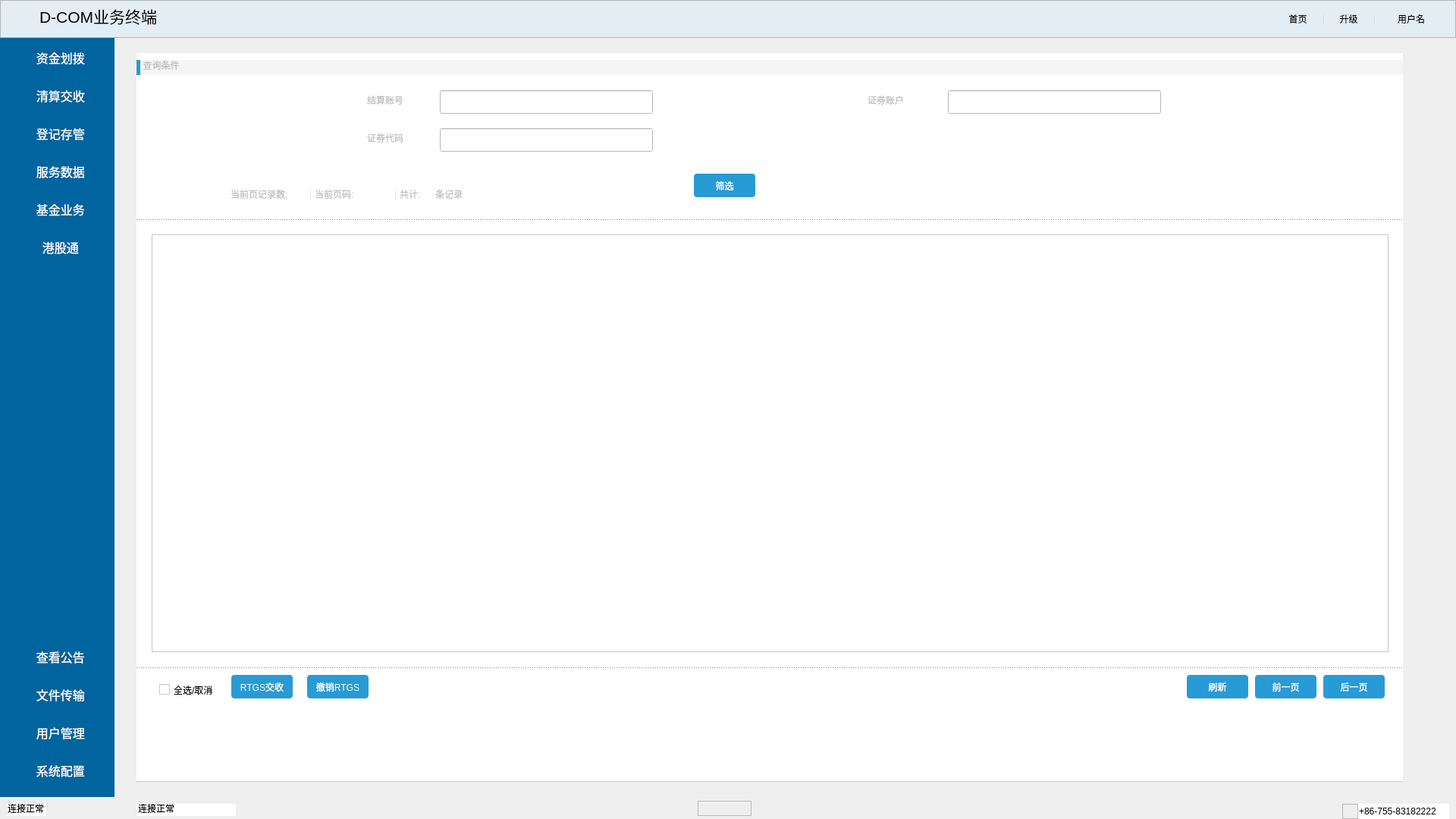
<?xml version="1.0" encoding="UTF-8"?>
<ui version="4.0">
 <class>RTGSEntryQuery</class>
 <widget class="QWidget" name="RTGSEntryQuery">
  <property name="geometry">
   <rect>
    <x>0</x>
    <y>0</y>
    <width>1920</width>
    <height>1080</height>
   </rect>
  </property>
  <property name="windowTitle">
   <string>Form</string>
  </property>
  <widget class="QFrame" name="frame">
   <property name="geometry">
    <rect>
     <x>920</x>
     <y>1056</y>
     <width>71</width>
     <height>20</height>
    </rect>
   </property>
   <property name="styleSheet">
    <string notr="true">image: url(:/Image/CSDClogo.png);</string>
   </property>
   <property name="frameShape">
    <enum>QFrame::StyledPanel</enum>
   </property>
   <property name="frameShadow">
    <enum>QFrame::Raised</enum>
   </property>
  </widget>
  <widget class="QSplitter" name="splitter">
   <property name="geometry">
    <rect>
     <x>1680</x>
     <y>10</y>
     <width>228</width>
     <height>30</height>
    </rect>
   </property>
   <property name="styleSheet">
    <string notr="true">border-style: none;
background-color: rgb(228, 237, 243);</string>
   </property>
   <property name="orientation">
    <enum>Qt::Horizontal</enum>
   </property>
   <widget class="QPushButton" name="pushButton">
    <property name="styleSheet">
     <string notr="true">border-style: none;
background-color: rgb(228, 237, 243);</string>
    </property>
    <property name="text">
     <string>首页</string>
    </property>
    <property name="icon">
     <iconset resource="res.qrc">
      <normaloff>:/Image/homePage.png</normaloff>:/Image/homePage.png</iconset>
    </property>
    <property name="iconSize">
     <size>
      <width>30</width>
      <height>30</height>
     </size>
    </property>
    <property name="autoDefault">
     <bool>false</bool>
    </property>
    <property name="default">
     <bool>false</bool>
    </property>
    <property name="flat">
     <bool>false</bool>
    </property>
   </widget>
   <widget class="QPushButton" name="pushButton_2">
    <property name="styleSheet">
     <string notr="true">border-style: none;
background-color: rgb(228, 237, 243);</string>
    </property>
    <property name="text">
     <string>升级</string>
    </property>
    <property name="icon">
     <iconset resource="res.qrc">
      <normaloff>:/Image/upgrade.png</normaloff>:/Image/upgrade.png</iconset>
    </property>
    <property name="iconSize">
     <size>
      <width>30</width>
      <height>30</height>
     </size>
    </property>
   </widget>
   <widget class="QPushButton" name="pushButton_3">
    <property name="styleSheet">
     <string notr="true">border-style: none;
background-color: rgb(228, 237, 243);</string>
    </property>
    <property name="text">
     <string>用户名</string>
    </property>
    <property name="icon">
     <iconset resource="res.qrc">
      <normaloff>:/Image/user.png</normaloff>:/Image/user.png</iconset>
    </property>
    <property name="iconSize">
     <size>
      <width>30</width>
      <height>30</height>
     </size>
    </property>
   </widget>
  </widget>
  <widget class="QWidget" name="widget" native="true">
   <property name="geometry">
    <rect>
     <x>0</x>
     <y>50</y>
     <width>1921</width>
     <height>1001</height>
    </rect>
   </property>
   <widget class="QWidget" name="widget_2" native="true">
    <property name="geometry">
     <rect>
      <x>0</x>
      <y>0</y>
      <width>151</width>
      <height>1001</height>
     </rect>
    </property>
    <property name="styleSheet">
     <string notr="true">background-color: rgb(0, 100, 158);</string>
    </property>
    <widget class="QToolButton" name="toolButton">
     <property name="geometry">
      <rect>
       <x>0</x>
       <y>60</y>
       <width>151</width>
       <height>31</height>
      </rect>
     </property>
     <property name="styleSheet">
      <string notr="true">color: rgb(255, 255, 255);
border-style: flat;
background: transparent;
font-size: 16px;
</string>
     </property>
     <property name="text">
      <string>  清算交收</string>
     </property>
     <property name="icon">
      <iconset resource="res.qrc">
       <normaloff>:/Image/set.png</normaloff>:/Image/set.png</iconset>
     </property>
     <property name="iconSize">
      <size>
       <width>20</width>
       <height>20</height>
      </size>
     </property>
     <property name="toolButtonStyle">
      <enum>Qt::ToolButtonTextBesideIcon</enum>
     </property>
    </widget>
    <widget class="QToolButton" name="toolButton_2">
     <property name="geometry">
      <rect>
       <x>0</x>
       <y>110</y>
       <width>151</width>
       <height>31</height>
      </rect>
     </property>
     <property name="styleSheet">
      <string notr="true">color: rgb(255, 255, 255);
border-style: flat;
background: transparent;
font-size: 16px;
</string>
     </property>
     <property name="text">
      <string>  登记存管</string>
     </property>
     <property name="icon">
      <iconset resource="res.qrc">
       <normaloff>:/Image/control.png</normaloff>:/Image/control.png</iconset>
     </property>
     <property name="iconSize">
      <size>
       <width>20</width>
       <height>20</height>
      </size>
     </property>
     <property name="toolButtonStyle">
      <enum>Qt::ToolButtonTextBesideIcon</enum>
     </property>
    </widget>
    <widget class="QToolButton" name="toolButton_3">
     <property name="enabled">
      <bool>true</bool>
     </property>
     <property name="geometry">
      <rect>
       <x>0</x>
       <y>160</y>
       <width>151</width>
       <height>31</height>
      </rect>
     </property>
     <property name="sizePolicy">
      <sizepolicy hsizetype="Fixed" vsizetype="Fixed">
       <horstretch>0</horstretch>
       <verstretch>0</verstretch>
      </sizepolicy>
     </property>
     <property name="mouseTracking">
      <bool>false</bool>
     </property>
     <property name="focusPolicy">
      <enum>Qt::TabFocus</enum>
     </property>
     <property name="contextMenuPolicy">
      <enum>Qt::DefaultContextMenu</enum>
     </property>
     <property name="acceptDrops">
      <bool>false</bool>
     </property>
     <property name="autoFillBackground">
      <bool>false</bool>
     </property>
     <property name="styleSheet">
      <string notr="true">color: rgb(255, 255, 255);
border-style: flat;
background: transparent;
font-size: 16px;
</string>
     </property>
     <property name="text">
      <string>  服务数据</string>
     </property>
     <property name="icon">
      <iconset resource="res.qrc">
       <normaloff>:/Image/data.png</normaloff>:/Image/data.png</iconset>
     </property>
     <property name="iconSize">
      <size>
       <width>20</width>
       <height>20</height>
      </size>
     </property>
     <property name="checkable">
      <bool>false</bool>
     </property>
     <property name="autoRepeat">
      <bool>false</bool>
     </property>
     <property name="autoExclusive">
      <bool>false</bool>
     </property>
     <property name="autoRepeatDelay">
      <number>300</number>
     </property>
     <property name="toolButtonStyle">
      <enum>Qt::ToolButtonTextBesideIcon</enum>
     </property>
     <property name="autoRaise">
      <bool>false</bool>
     </property>
     <property name="arrowType">
      <enum>Qt::NoArrow</enum>
     </property>
    </widget>
    <widget class="QToolButton" name="toolButton_4">
     <property name="geometry">
      <rect>
       <x>0</x>
       <y>10</y>
       <width>151</width>
       <height>31</height>
      </rect>
     </property>
     <property name="layoutDirection">
      <enum>Qt::LeftToRight</enum>
     </property>
     <property name="styleSheet">
      <string notr="true">color: rgb(255, 255, 255);
border-style: flat;
background: transparent;
font-size: 16px;
</string>
     </property>
     <property name="text">
      <string>  资金划拨</string>
     </property>
     <property name="icon">
      <iconset resource="res.qrc">
       <normaloff>:/Image/fund.png</normaloff>:/Image/fund.png</iconset>
     </property>
     <property name="iconSize">
      <size>
       <width>20</width>
       <height>20</height>
      </size>
     </property>
     <property name="popupMode">
      <enum>QToolButton::DelayedPopup</enum>
     </property>
     <property name="toolButtonStyle">
      <enum>Qt::ToolButtonTextBesideIcon</enum>
     </property>
    </widget>
    <widget class="QToolButton" name="toolButton_5">
     <property name="enabled">
      <bool>true</bool>
     </property>
     <property name="geometry">
      <rect>
       <x>0</x>
       <y>210</y>
       <width>151</width>
       <height>31</height>
      </rect>
     </property>
     <property name="sizePolicy">
      <sizepolicy hsizetype="Fixed" vsizetype="Fixed">
       <horstretch>0</horstretch>
       <verstretch>0</verstretch>
      </sizepolicy>
     </property>
     <property name="mouseTracking">
      <bool>false</bool>
     </property>
     <property name="focusPolicy">
      <enum>Qt::TabFocus</enum>
     </property>
     <property name="contextMenuPolicy">
      <enum>Qt::DefaultContextMenu</enum>
     </property>
     <property name="acceptDrops">
      <bool>false</bool>
     </property>
     <property name="autoFillBackground">
      <bool>false</bool>
     </property>
     <property name="styleSheet">
      <string notr="true">color: rgb(255, 255, 255);
border-style: flat;
background: transparent;
font-size: 16px;
</string>
     </property>
     <property name="text">
      <string>  基金业务</string>
     </property>
     <property name="icon">
      <iconset resource="res.qrc">
       <normaloff>:/Image/fs.png</normaloff>:/Image/fs.png</iconset>
     </property>
     <property name="iconSize">
      <size>
       <width>20</width>
       <height>20</height>
      </size>
     </property>
     <property name="checkable">
      <bool>false</bool>
     </property>
     <property name="autoRepeat">
      <bool>false</bool>
     </property>
     <property name="autoExclusive">
      <bool>false</bool>
     </property>
     <property name="autoRepeatDelay">
      <number>300</number>
     </property>
     <property name="toolButtonStyle">
      <enum>Qt::ToolButtonTextBesideIcon</enum>
     </property>
     <property name="autoRaise">
      <bool>false</bool>
     </property>
     <property name="arrowType">
      <enum>Qt::NoArrow</enum>
     </property>
    </widget>
    <widget class="QToolButton" name="toolButton_6">
     <property name="enabled">
      <bool>true</bool>
     </property>
     <property name="geometry">
      <rect>
       <x>0</x>
       <y>260</y>
       <width>151</width>
       <height>31</height>
      </rect>
     </property>
     <property name="sizePolicy">
      <sizepolicy hsizetype="Fixed" vsizetype="Fixed">
       <horstretch>0</horstretch>
       <verstretch>0</verstretch>
      </sizepolicy>
     </property>
     <property name="mouseTracking">
      <bool>false</bool>
     </property>
     <property name="focusPolicy">
      <enum>Qt::TabFocus</enum>
     </property>
     <property name="contextMenuPolicy">
      <enum>Qt::DefaultContextMenu</enum>
     </property>
     <property name="acceptDrops">
      <bool>false</bool>
     </property>
     <property name="autoFillBackground">
      <bool>false</bool>
     </property>
     <property name="styleSheet">
      <string notr="true">color: rgb(255, 255, 255);
border-style: flat;
background: transparent;
font-size: 16px;
</string>
     </property>
     <property name="text">
      <string>  港股通</string>
     </property>
     <property name="icon">
      <iconset resource="res.qrc">
       <normaloff>:/Image/ai.png</normaloff>:/Image/ai.png</iconset>
     </property>
     <property name="iconSize">
      <size>
       <width>20</width>
       <height>20</height>
      </size>
     </property>
     <property name="checkable">
      <bool>false</bool>
     </property>
     <property name="autoRepeat">
      <bool>false</bool>
     </property>
     <property name="autoExclusive">
      <bool>false</bool>
     </property>
     <property name="autoRepeatDelay">
      <number>300</number>
     </property>
     <property name="toolButtonStyle">
      <enum>Qt::ToolButtonTextBesideIcon</enum>
     </property>
     <property name="autoRaise">
      <bool>false</bool>
     </property>
     <property name="arrowType">
      <enum>Qt::NoArrow</enum>
     </property>
    </widget>
    <widget class="QToolButton" name="toolButton_7">
     <property name="enabled">
      <bool>true</bool>
     </property>
     <property name="geometry">
      <rect>
       <x>0</x>
       <y>800</y>
       <width>151</width>
       <height>31</height>
      </rect>
     </property>
     <property name="sizePolicy">
      <sizepolicy hsizetype="Fixed" vsizetype="Fixed">
       <horstretch>0</horstretch>
       <verstretch>0</verstretch>
      </sizepolicy>
     </property>
     <property name="mouseTracking">
      <bool>false</bool>
     </property>
     <property name="focusPolicy">
      <enum>Qt::TabFocus</enum>
     </property>
     <property name="contextMenuPolicy">
      <enum>Qt::DefaultContextMenu</enum>
     </property>
     <property name="acceptDrops">
      <bool>false</bool>
     </property>
     <property name="autoFillBackground">
      <bool>false</bool>
     </property>
     <property name="styleSheet">
      <string notr="true">color: rgb(255, 255, 255);
border-style: flat;
background: transparent;
font-size: 16px;
</string>
     </property>
     <property name="text">
      <string>  查看公告</string>
     </property>
     <property name="icon">
      <iconset resource="res.qrc">
       <normaloff>:/Image/check.png</normaloff>:/Image/check.png</iconset>
     </property>
     <property name="iconSize">
      <size>
       <width>20</width>
       <height>20</height>
      </size>
     </property>
     <property name="checkable">
      <bool>false</bool>
     </property>
     <property name="autoRepeat">
      <bool>false</bool>
     </property>
     <property name="autoExclusive">
      <bool>false</bool>
     </property>
     <property name="autoRepeatDelay">
      <number>300</number>
     </property>
     <property name="toolButtonStyle">
      <enum>Qt::ToolButtonTextBesideIcon</enum>
     </property>
     <property name="autoRaise">
      <bool>false</bool>
     </property>
     <property name="arrowType">
      <enum>Qt::NoArrow</enum>
     </property>
    </widget>
    <widget class="QToolButton" name="toolButton_8">
     <property name="enabled">
      <bool>true</bool>
     </property>
     <property name="geometry">
      <rect>
       <x>0</x>
       <y>850</y>
       <width>151</width>
       <height>31</height>
      </rect>
     </property>
     <property name="sizePolicy">
      <sizepolicy hsizetype="Fixed" vsizetype="Fixed">
       <horstretch>0</horstretch>
       <verstretch>0</verstretch>
      </sizepolicy>
     </property>
     <property name="mouseTracking">
      <bool>false</bool>
     </property>
     <property name="focusPolicy">
      <enum>Qt::TabFocus</enum>
     </property>
     <property name="contextMenuPolicy">
      <enum>Qt::DefaultContextMenu</enum>
     </property>
     <property name="acceptDrops">
      <bool>false</bool>
     </property>
     <property name="autoFillBackground">
      <bool>false</bool>
     </property>
     <property name="styleSheet">
      <string notr="true">color: rgb(255, 255, 255);
border-style: flat;
background: transparent;
font-size: 16px;
</string>
     </property>
     <property name="text">
      <string>  文件传输</string>
     </property>
     <property name="icon">
      <iconset resource="res.qrc">
       <normaloff>:/Image/folder.png</normaloff>:/Image/folder.png</iconset>
     </property>
     <property name="iconSize">
      <size>
       <width>20</width>
       <height>20</height>
      </size>
     </property>
     <property name="checkable">
      <bool>false</bool>
     </property>
     <property name="autoRepeat">
      <bool>false</bool>
     </property>
     <property name="autoExclusive">
      <bool>false</bool>
     </property>
     <property name="autoRepeatDelay">
      <number>300</number>
     </property>
     <property name="toolButtonStyle">
      <enum>Qt::ToolButtonTextBesideIcon</enum>
     </property>
     <property name="autoRaise">
      <bool>false</bool>
     </property>
     <property name="arrowType">
      <enum>Qt::NoArrow</enum>
     </property>
    </widget>
    <widget class="QToolButton" name="toolButton_9">
     <property name="enabled">
      <bool>true</bool>
     </property>
     <property name="geometry">
      <rect>
       <x>0</x>
       <y>900</y>
       <width>151</width>
       <height>31</height>
      </rect>
     </property>
     <property name="sizePolicy">
      <sizepolicy hsizetype="Fixed" vsizetype="Fixed">
       <horstretch>0</horstretch>
       <verstretch>0</verstretch>
      </sizepolicy>
     </property>
     <property name="mouseTracking">
      <bool>false</bool>
     </property>
     <property name="focusPolicy">
      <enum>Qt::TabFocus</enum>
     </property>
     <property name="contextMenuPolicy">
      <enum>Qt::DefaultContextMenu</enum>
     </property>
     <property name="acceptDrops">
      <bool>false</bool>
     </property>
     <property name="autoFillBackground">
      <bool>false</bool>
     </property>
     <property name="styleSheet">
      <string notr="true">color: rgb(255, 255, 255);
border-style: flat;
background: transparent;
font-size: 16px;
</string>
     </property>
     <property name="text">
      <string>  用户管理</string>
     </property>
     <property name="icon">
      <iconset resource="res.qrc">
       <normaloff>:/Image/usercontrol.png</normaloff>:/Image/usercontrol.png</iconset>
     </property>
     <property name="iconSize">
      <size>
       <width>20</width>
       <height>20</height>
      </size>
     </property>
     <property name="checkable">
      <bool>false</bool>
     </property>
     <property name="autoRepeat">
      <bool>false</bool>
     </property>
     <property name="autoExclusive">
      <bool>false</bool>
     </property>
     <property name="autoRepeatDelay">
      <number>300</number>
     </property>
     <property name="toolButtonStyle">
      <enum>Qt::ToolButtonTextBesideIcon</enum>
     </property>
     <property name="autoRaise">
      <bool>false</bool>
     </property>
     <property name="arrowType">
      <enum>Qt::NoArrow</enum>
     </property>
    </widget>
    <widget class="QToolButton" name="toolButton_10">
     <property name="enabled">
      <bool>true</bool>
     </property>
     <property name="geometry">
      <rect>
       <x>0</x>
       <y>950</y>
       <width>151</width>
       <height>31</height>
      </rect>
     </property>
     <property name="sizePolicy">
      <sizepolicy hsizetype="Fixed" vsizetype="Fixed">
       <horstretch>0</horstretch>
       <verstretch>0</verstretch>
      </sizepolicy>
     </property>
     <property name="mouseTracking">
      <bool>false</bool>
     </property>
     <property name="focusPolicy">
      <enum>Qt::TabFocus</enum>
     </property>
     <property name="contextMenuPolicy">
      <enum>Qt::DefaultContextMenu</enum>
     </property>
     <property name="acceptDrops">
      <bool>false</bool>
     </property>
     <property name="autoFillBackground">
      <bool>false</bool>
     </property>
     <property name="styleSheet">
      <string notr="true">color: rgb(255, 255, 255);
border-style: flat;
background: transparent;
font-size: 16px;
</string>
     </property>
     <property name="text">
      <string>  系统配置</string>
     </property>
     <property name="icon">
      <iconset resource="res.qrc">
       <normaloff>:/Image/system.png</normaloff>:/Image/system.png</iconset>
     </property>
     <property name="iconSize">
      <size>
       <width>20</width>
       <height>20</height>
      </size>
     </property>
     <property name="checkable">
      <bool>false</bool>
     </property>
     <property name="autoRepeat">
      <bool>false</bool>
     </property>
     <property name="autoExclusive">
      <bool>false</bool>
     </property>
     <property name="autoRepeatDelay">
      <number>300</number>
     </property>
     <property name="toolButtonStyle">
      <enum>Qt::ToolButtonTextBesideIcon</enum>
     </property>
     <property name="autoRaise">
      <bool>false</bool>
     </property>
     <property name="arrowType">
      <enum>Qt::NoArrow</enum>
     </property>
    </widget>
   </widget>
   <widget class="QWidget" name="widget_3" native="true">
    <property name="geometry">
     <rect>
      <x>150</x>
      <y>0</y>
      <width>1771</width>
      <height>1001</height>
     </rect>
    </property>
    <widget class="QWidget" name="widget_4" native="true">
     <property name="geometry">
      <rect>
       <x>30</x>
       <y>20</y>
       <width>1670</width>
       <height>961</height>
      </rect>
     </property>
     <property name="styleSheet">
      <string notr="true">background-color: rgb(255, 255, 255);</string>
     </property>
     <widget class="QLineEdit" name="lineEdit_5">
      <property name="enabled">
       <bool>false</bool>
      </property>
      <property name="geometry">
       <rect>
        <x>0</x>
        <y>9</y>
        <width>1671</width>
        <height>20</height>
       </rect>
      </property>
      <property name="autoFillBackground">
       <bool>false</bool>
      </property>
      <property name="styleSheet">
       <string notr="true">background-color:rgb(245,245,245)</string>
      </property>
      <property name="text">
       <string>  查询条件</string>
      </property>
      <property name="frame">
       <bool>false</bool>
      </property>
     </widget>
     <widget class="QTextEdit" name="textEdit">
      <property name="enabled">
       <bool>false</bool>
      </property>
      <property name="geometry">
       <rect>
        <x>300</x>
        <y>49</y>
        <width>61</width>
        <height>31</height>
       </rect>
      </property>
      <property name="frameShape">
       <enum>QFrame::NoFrame</enum>
      </property>
      <property name="html">
       <string>&lt;!DOCTYPE HTML PUBLIC &quot;-//W3C//DTD HTML 4.0//EN&quot; &quot;http://www.w3.org/TR/REC-html40/strict.dtd&quot;&gt;
&lt;html&gt;&lt;head&gt;&lt;meta name=&quot;qrichtext&quot; content=&quot;1&quot; /&gt;&lt;meta charset=&quot;utf-8&quot; /&gt;&lt;style type=&quot;text/css&quot;&gt;
p, li { white-space: pre-wrap; }
hr { height: 1px; border-width: 0; }
li.unchecked::marker { content: &quot;\2610&quot;; }
li.checked::marker { content: &quot;\2612&quot;; }
&lt;/style&gt;&lt;/head&gt;&lt;body style=&quot; font-family:'Microsoft YaHei UI'; font-size:9pt; font-weight:400; font-style:normal;&quot;&gt;
&lt;p style=&quot; margin-top:0px; margin-bottom:0px; margin-left:0px; margin-right:0px; -qt-block-indent:0; text-indent:0px;&quot;&gt;结算账号&lt;/p&gt;&lt;/body&gt;&lt;/html&gt;</string>
      </property>
     </widget>
     <widget class="Line" name="line">
      <property name="geometry">
       <rect>
        <x>0</x>
        <y>219</y>
        <width>1671</width>
        <height>16</height>
       </rect>
      </property>
      <property name="styleSheet">
       <string notr="true">border-top: 1px dashed #000;</string>
      </property>
      <property name="lineWidth">
       <number>0</number>
      </property>
      <property name="orientation">
       <enum>Qt::Horizontal</enum>
      </property>
     </widget>
     <widget class="QPushButton" name="pushButton_5">
      <property name="geometry">
       <rect>
        <x>730</x>
        <y>149</y>
        <width>91</width>
        <height>51</height>
       </rect>
      </property>
      <property name="styleSheet">
       <string notr="true">margin: 10px 5px;
  background-color: #289bd5;
  color: #fff;
  border-radius: 4px;
  padding: 5px 10px;
  border: none;</string>
      </property>
      <property name="text">
       <string>筛选</string>
      </property>
     </widget>
     <widget class="QLineEdit" name="lineEdit_7">
      <property name="geometry">
       <rect>
        <x>1070</x>
        <y>49</y>
        <width>281</width>
        <height>31</height>
       </rect>
      </property>
      <property name="styleSheet">
       <string notr="true">background-color:rgb(255,255,255)</string>
      </property>
     </widget>
     <widget class="QTextEdit" name="textEdit_4">
      <property name="enabled">
       <bool>false</bool>
      </property>
      <property name="geometry">
       <rect>
        <x>300</x>
        <y>99</y>
        <width>61</width>
        <height>31</height>
       </rect>
      </property>
      <property name="frameShape">
       <enum>QFrame::NoFrame</enum>
      </property>
      <property name="html">
       <string>&lt;!DOCTYPE HTML PUBLIC &quot;-//W3C//DTD HTML 4.0//EN&quot; &quot;http://www.w3.org/TR/REC-html40/strict.dtd&quot;&gt;
&lt;html&gt;&lt;head&gt;&lt;meta name=&quot;qrichtext&quot; content=&quot;1&quot; /&gt;&lt;meta charset=&quot;utf-8&quot; /&gt;&lt;style type=&quot;text/css&quot;&gt;
p, li { white-space: pre-wrap; }
hr { height: 1px; border-width: 0; }
li.unchecked::marker { content: &quot;\2610&quot;; }
li.checked::marker { content: &quot;\2612&quot;; }
&lt;/style&gt;&lt;/head&gt;&lt;body style=&quot; font-family:'Microsoft YaHei UI'; font-size:9pt; font-weight:400; font-style:normal;&quot;&gt;
&lt;p style=&quot; margin-top:0px; margin-bottom:0px; margin-left:0px; margin-right:0px; -qt-block-indent:0; text-indent:0px;&quot;&gt;证券代码&lt;/p&gt;&lt;/body&gt;&lt;/html&gt;</string>
      </property>
     </widget>
     <widget class="QTextEdit" name="textEdit_5">
      <property name="enabled">
       <bool>false</bool>
      </property>
      <property name="geometry">
       <rect>
        <x>960</x>
        <y>49</y>
        <width>61</width>
        <height>31</height>
       </rect>
      </property>
      <property name="frameShape">
       <enum>QFrame::NoFrame</enum>
      </property>
      <property name="html">
       <string>&lt;!DOCTYPE HTML PUBLIC &quot;-//W3C//DTD HTML 4.0//EN&quot; &quot;http://www.w3.org/TR/REC-html40/strict.dtd&quot;&gt;
&lt;html&gt;&lt;head&gt;&lt;meta name=&quot;qrichtext&quot; content=&quot;1&quot; /&gt;&lt;meta charset=&quot;utf-8&quot; /&gt;&lt;style type=&quot;text/css&quot;&gt;
p, li { white-space: pre-wrap; }
hr { height: 1px; border-width: 0; }
li.unchecked::marker { content: &quot;\2610&quot;; }
li.checked::marker { content: &quot;\2612&quot;; }
&lt;/style&gt;&lt;/head&gt;&lt;body style=&quot; font-family:'Microsoft YaHei UI'; font-size:9pt; font-weight:400; font-style:normal;&quot;&gt;
&lt;p style=&quot; margin-top:0px; margin-bottom:0px; margin-left:0px; margin-right:0px; -qt-block-indent:0; text-indent:0px;&quot;&gt;证券账户&lt;/p&gt;&lt;/body&gt;&lt;/html&gt;</string>
      </property>
     </widget>
     <widget class="QLineEdit" name="lineEdit_8">
      <property name="geometry">
       <rect>
        <x>400</x>
        <y>49</y>
        <width>281</width>
        <height>31</height>
       </rect>
      </property>
      <property name="styleSheet">
       <string notr="true">background-color:rgb(255,255,255)</string>
      </property>
     </widget>
     <widget class="QLineEdit" name="lineEdit_9">
      <property name="geometry">
       <rect>
        <x>400</x>
        <y>99</y>
        <width>281</width>
        <height>31</height>
       </rect>
      </property>
      <property name="styleSheet">
       <string notr="true">background-color:rgb(255,255,255)</string>
      </property>
     </widget>
     <widget class="Line" name="line_2">
      <property name="geometry">
       <rect>
        <x>0</x>
        <y>810</y>
        <width>1671</width>
        <height>16</height>
       </rect>
      </property>
      <property name="styleSheet">
       <string notr="true">border-top: 1px dashed #000;</string>
      </property>
      <property name="lineWidth">
       <number>0</number>
      </property>
      <property name="orientation">
       <enum>Qt::Horizontal</enum>
      </property>
     </widget>
     <widget class="QTableWidget" name="tableWidget_2">
      <property name="enabled">
       <bool>true</bool>
      </property>
      <property name="geometry">
       <rect>
        <x>20</x>
        <y>239</y>
        <width>1631</width>
        <height>551</height>
       </rect>
      </property>
      <property name="tabletTracking">
       <bool>false</bool>
      </property>
      <property name="focusPolicy">
       <enum>Qt::TabFocus</enum>
      </property>
      <property name="layoutDirection">
       <enum>Qt::LeftToRight</enum>
      </property>
      <property name="autoFillBackground">
       <bool>false</bool>
      </property>
      <property name="styleSheet">
       <string notr="true"/>
      </property>
      <property name="horizontalScrollBarPolicy">
       <enum>Qt::ScrollBarAsNeeded</enum>
      </property>
      <property name="alternatingRowColors">
       <bool>false</bool>
      </property>
      <attribute name="horizontalHeaderVisible">
       <bool>true</bool>
      </attribute>
     </widget>
     <widget class="QPushButton" name="pushButton_6">
      <property name="geometry">
       <rect>
        <x>120</x>
        <y>810</y>
        <width>91</width>
        <height>51</height>
       </rect>
      </property>
      <property name="styleSheet">
       <string notr="true">margin: 10px 5px;
  background-color: #289bd5;
  color: #fff;
  border-radius: 4px;
  padding: 5px 10px;
  border: none;</string>
      </property>
      <property name="text">
       <string>RTGS交收</string>
      </property>
     </widget>
     <widget class="QPushButton" name="pushButton_7">
      <property name="geometry">
       <rect>
        <x>220</x>
        <y>810</y>
        <width>91</width>
        <height>51</height>
       </rect>
      </property>
      <property name="styleSheet">
       <string notr="true">margin: 10px 5px;
  background-color: #289bd5;
  color: #fff;
  border-radius: 4px;
  padding: 5px 10px;
  border: none;</string>
      </property>
      <property name="text">
       <string>撤销RTGS</string>
      </property>
     </widget>
     <widget class="QPushButton" name="pushButton_8">
      <property name="geometry">
       <rect>
        <x>1380</x>
        <y>810</y>
        <width>91</width>
        <height>51</height>
       </rect>
      </property>
      <property name="styleSheet">
       <string notr="true">margin: 10px 5px;
  background-color: #289bd5;
  color: #fff;
  border-radius: 4px;
  padding: 5px 10px;
  border: none;</string>
      </property>
      <property name="text">
       <string>刷新</string>
      </property>
     </widget>
     <widget class="QPushButton" name="pushButton_9">
      <property name="geometry">
       <rect>
        <x>1470</x>
        <y>810</y>
        <width>91</width>
        <height>51</height>
       </rect>
      </property>
      <property name="styleSheet">
       <string notr="true">margin: 10px 5px;
  background-color: #289bd5;
  color: #fff;
  border-radius: 4px;
  padding: 5px 10px;
  border: none;</string>
      </property>
      <property name="text">
       <string>前一页</string>
      </property>
     </widget>
     <widget class="QPushButton" name="pushButton_10">
      <property name="geometry">
       <rect>
        <x>1560</x>
        <y>810</y>
        <width>91</width>
        <height>51</height>
       </rect>
      </property>
      <property name="styleSheet">
       <string notr="true">margin: 10px 5px;
  background-color: #289bd5;
  color: #fff;
  border-radius: 4px;
  padding: 5px 10px;
  border: none;</string>
      </property>
      <property name="text">
       <string>后一页</string>
      </property>
     </widget>
     <widget class="QCheckBox" name="checkBox">
      <property name="geometry">
       <rect>
        <x>30</x>
        <y>830</y>
        <width>80</width>
        <height>19</height>
       </rect>
      </property>
      <property name="text">
       <string>全选/取消</string>
      </property>
     </widget>
     <widget class="QLabel" name="label">
      <property name="enabled">
       <bool>false</bool>
      </property>
      <property name="geometry">
       <rect>
        <x>0</x>
        <y>9</y>
        <width>5</width>
        <height>20</height>
       </rect>
      </property>
      <property name="styleSheet">
       <string notr="true">background-color: rgb(40, 155, 213);</string>
      </property>
      <property name="text">
       <string/>
      </property>
     </widget>
     <widget class="QSplitter" name="splitter_3">
      <property name="geometry">
       <rect>
        <x>120</x>
        <y>179</y>
        <width>330</width>
        <height>16</height>
       </rect>
      </property>
      <property name="orientation">
       <enum>Qt::Horizontal</enum>
      </property>
      <widget class="QTextEdit" name="textEdit_2">
       <property name="enabled">
        <bool>false</bool>
       </property>
       <property name="styleSheet">
        <string notr="true">border:none;</string>
       </property>
       <property name="verticalScrollBarPolicy">
        <enum>Qt::ScrollBarAlwaysOff</enum>
       </property>
       <property name="horizontalScrollBarPolicy">
        <enum>Qt::ScrollBarAsNeeded</enum>
       </property>
       <property name="tabChangesFocus">
        <bool>false</bool>
       </property>
       <property name="undoRedoEnabled">
        <bool>true</bool>
       </property>
       <property name="html">
        <string>&lt;!DOCTYPE HTML PUBLIC &quot;-//W3C//DTD HTML 4.0//EN&quot; &quot;http://www.w3.org/TR/REC-html40/strict.dtd&quot;&gt;
&lt;html&gt;&lt;head&gt;&lt;meta name=&quot;qrichtext&quot; content=&quot;1&quot; /&gt;&lt;meta charset=&quot;utf-8&quot; /&gt;&lt;style type=&quot;text/css&quot;&gt;
p, li { white-space: pre-wrap; }
hr { height: 1px; border-width: 0; }
li.unchecked::marker { content: &quot;\2610&quot;; }
li.checked::marker { content: &quot;\2612&quot;; }
&lt;/style&gt;&lt;/head&gt;&lt;body style=&quot; font-family:'Microsoft YaHei UI'; font-size:9pt; font-weight:400; font-style:normal;&quot;&gt;
&lt;p style=&quot; margin-top:0px; margin-bottom:0px; margin-left:0px; margin-right:0px; -qt-block-indent:0; text-indent:0px;&quot;&gt;当前页记录数: &lt;/p&gt;&lt;/body&gt;&lt;/html&gt;</string>
       </property>
       <property name="acceptRichText">
        <bool>true</bool>
       </property>
      </widget>
      <widget class="QTextEdit" name="textEdit_3">
       <property name="enabled">
        <bool>false</bool>
       </property>
       <property name="styleSheet">
        <string notr="true">border:none;</string>
       </property>
       <property name="verticalScrollBarPolicy">
        <enum>Qt::ScrollBarAlwaysOff</enum>
       </property>
       <property name="horizontalScrollBarPolicy">
        <enum>Qt::ScrollBarAsNeeded</enum>
       </property>
       <property name="tabChangesFocus">
        <bool>false</bool>
       </property>
       <property name="undoRedoEnabled">
        <bool>true</bool>
       </property>
       <property name="html">
        <string>&lt;!DOCTYPE HTML PUBLIC &quot;-//W3C//DTD HTML 4.0//EN&quot; &quot;http://www.w3.org/TR/REC-html40/strict.dtd&quot;&gt;
&lt;html&gt;&lt;head&gt;&lt;meta name=&quot;qrichtext&quot; content=&quot;1&quot; /&gt;&lt;meta charset=&quot;utf-8&quot; /&gt;&lt;style type=&quot;text/css&quot;&gt;
p, li { white-space: pre-wrap; }
hr { height: 1px; border-width: 0; }
li.unchecked::marker { content: &quot;\2610&quot;; }
li.checked::marker { content: &quot;\2612&quot;; }
&lt;/style&gt;&lt;/head&gt;&lt;body style=&quot; font-family:'Microsoft YaHei UI'; font-size:9pt; font-weight:400; font-style:normal;&quot;&gt;
&lt;p style=&quot; margin-top:0px; margin-bottom:0px; margin-left:0px; margin-right:0px; -qt-block-indent:0; text-indent:0px;&quot;&gt;当前页码: &lt;/p&gt;&lt;/body&gt;&lt;/html&gt;</string>
       </property>
       <property name="acceptRichText">
        <bool>true</bool>
       </property>
      </widget>
      <widget class="QTextEdit" name="textEdit_6">
       <property name="enabled">
        <bool>false</bool>
       </property>
       <property name="styleSheet">
        <string notr="true">border:none;</string>
       </property>
       <property name="verticalScrollBarPolicy">
        <enum>Qt::ScrollBarAlwaysOff</enum>
       </property>
       <property name="horizontalScrollBarPolicy">
        <enum>Qt::ScrollBarAsNeeded</enum>
       </property>
       <property name="tabChangesFocus">
        <bool>false</bool>
       </property>
       <property name="undoRedoEnabled">
        <bool>true</bool>
       </property>
       <property name="html">
        <string>&lt;!DOCTYPE HTML PUBLIC &quot;-//W3C//DTD HTML 4.0//EN&quot; &quot;http://www.w3.org/TR/REC-html40/strict.dtd&quot;&gt;
&lt;html&gt;&lt;head&gt;&lt;meta name=&quot;qrichtext&quot; content=&quot;1&quot; /&gt;&lt;meta charset=&quot;utf-8&quot; /&gt;&lt;style type=&quot;text/css&quot;&gt;
p, li { white-space: pre-wrap; }
hr { height: 1px; border-width: 0; }
li.unchecked::marker { content: &quot;\2610&quot;; }
li.checked::marker { content: &quot;\2612&quot;; }
&lt;/style&gt;&lt;/head&gt;&lt;body style=&quot; font-family:'Microsoft YaHei UI'; font-size:9pt; font-weight:400; font-style:normal;&quot;&gt;
&lt;p style=&quot; margin-top:0px; margin-bottom:0px; margin-left:0px; margin-right:0px; -qt-block-indent:0; text-indent:0px;&quot;&gt;共计:      条记录&lt;/p&gt;&lt;/body&gt;&lt;/html&gt;</string>
       </property>
       <property name="acceptRichText">
        <bool>true</bool>
       </property>
      </widget>
     </widget>
     <widget class="QUndoView" name="undoView">
      <property name="geometry">
       <rect>
        <x>-180</x>
        <y>960</y>
        <width>1920</width>
        <height>30</height>
       </rect>
      </property>
     </widget>
    </widget>
   </widget>
   <zorder>widget_3</zorder>
   <zorder>widget_2</zorder>
  </widget>
  <widget class="QLineEdit" name="lineEdit_2">
   <property name="geometry">
    <rect>
     <x>180</x>
     <y>1060</y>
     <width>131</width>
     <height>16</height>
    </rect>
   </property>
   <property name="inputMethodHints">
    <set>Qt::ImhTime</set>
   </property>
   <property name="text">
    <string>连接正常</string>
   </property>
   <property name="frame">
    <bool>false</bool>
   </property>
   <property name="readOnly">
    <bool>true</bool>
   </property>
  </widget>
  <widget class="QLineEdit" name="lineEdit_3">
   <property name="geometry">
    <rect>
     <x>1790</x>
     <y>1060</y>
     <width>121</width>
     <height>20</height>
    </rect>
   </property>
   <property name="text">
    <string>+86-755-83182222</string>
   </property>
   <property name="frame">
    <bool>false</bool>
   </property>
   <property name="readOnly">
    <bool>true</bool>
   </property>
  </widget>
  <widget class="QLineEdit" name="lineEdit">
   <property name="geometry">
    <rect>
     <x>10</x>
     <y>1060</y>
     <width>51</width>
     <height>16</height>
    </rect>
   </property>
   <property name="text">
    <string>连接正常</string>
   </property>
   <property name="frame">
    <bool>false</bool>
   </property>
   <property name="readOnly">
    <bool>true</bool>
   </property>
  </widget>
  <widget class="QFrame" name="frame_3">
   <property name="geometry">
    <rect>
     <x>10</x>
     <y>10</y>
     <width>41</width>
     <height>31</height>
    </rect>
   </property>
   <property name="styleSheet">
    <string notr="true">border-image: url(:/Image/logo.png);
background-color: transparent;</string>
   </property>
   <property name="frameShape">
    <enum>QFrame::StyledPanel</enum>
   </property>
   <property name="frameShadow">
    <enum>QFrame::Raised</enum>
   </property>
  </widget>
  <widget class="QUndoView" name="undoView_2">
   <property name="geometry">
    <rect>
     <x>0</x>
     <y>0</y>
     <width>1920</width>
     <height>50</height>
    </rect>
   </property>
   <property name="styleSheet">
    <string notr="true">background-color: rgb(228, 237, 243);</string>
   </property>
  </widget>
  <widget class="QFrame" name="frame_2">
   <property name="geometry">
    <rect>
     <x>1770</x>
     <y>1060</y>
     <width>21</width>
     <height>20</height>
    </rect>
   </property>
   <property name="styleSheet">
    <string notr="true">image: url(:/Image/phone.png);</string>
   </property>
   <property name="frameShape">
    <enum>QFrame::StyledPanel</enum>
   </property>
   <property name="frameShadow">
    <enum>QFrame::Raised</enum>
   </property>
  </widget>
  <widget class="QLineEdit" name="lineEdit_4">
   <property name="geometry">
    <rect>
     <x>50</x>
     <y>10</y>
     <width>300</width>
     <height>30</height>
    </rect>
   </property>
   <property name="font">
    <font>
     <pointsize>16</pointsize>
    </font>
   </property>
   <property name="styleSheet">
    <string notr="true">background-color: transparent;</string>
   </property>
   <property name="text">
    <string>D-COM业务终端</string>
   </property>
   <property name="frame">
    <bool>false</bool>
   </property>
   <property name="cursorPosition">
    <number>9</number>
   </property>
   <property name="readOnly">
    <bool>true</bool>
   </property>
  </widget>
  <zorder>widget</zorder>
  <zorder>lineEdit_3</zorder>
  <zorder>lineEdit</zorder>
  <zorder>undoView_2</zorder>
  <zorder>frame_2</zorder>
  <zorder>lineEdit_4</zorder>
  <zorder>frame</zorder>
  <zorder>frame_3</zorder>
  <zorder>lineEdit_2</zorder>
  <zorder>splitter</zorder>
 </widget>
 <resources>
  <include location="res.qrc"/>
 </resources>
 <connections/>
</ui>
